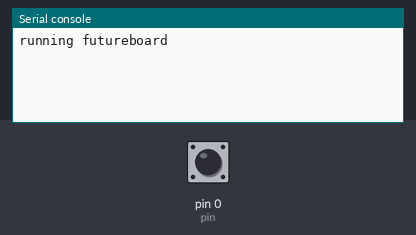
The program below on a simulated MicroPython board. Shown: the last lines printed to the serial console. Inputs (shaded band) come from the test bench; at power-on: pin 0 (pin) HIGH. Web requests get an empty 200 reply after 0.4 s.

Above: at 1.2 s.
1.3 s: pin 0 (pin) pulled LOW for 0.15 s
At 1.71 s:
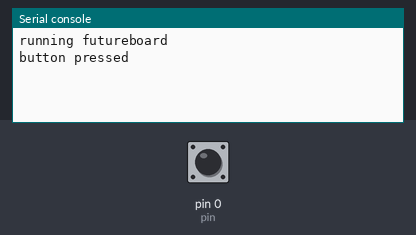
At 2.3 s:
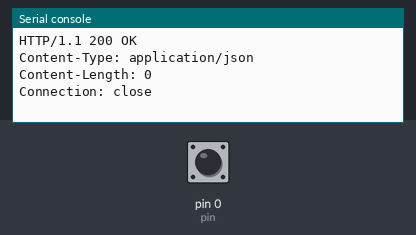

Measured:
- after the input at 1.3 s, the serial console: prints a new line after 0.16 s (image 1)

The program:

futureboard.py
```python
import socket
import machine
import time


def connect(ip, port):
	s = socket.socket()
	addr_info = socket.getaddrinfo(ip, port)
	addr = addr_info[0][-1]
	s.connect(addr)

	print('connected to', addr)
	return s

def sendMessage(msg):
	s.send(msg)
	print('sent')

print('running futureboard')

 # "labseven.space"
# s = connect("192.168.34.91", 80)

pin = machine.Pin(0, machine.Pin.IN, machine.Pin.PULL_UP)
lastPinVal = pin.value();

messageQueue = []

def http_get(url):
    _, _, host, path = url.split('/', 3)
    addr = socket.getaddrinfo(host, 80)[0][-1]
    s = socket.socket()
    s.connect(addr)
    s.send(bytes('GET /%s HTTP/1.0\r\nHost: %s\r\n\r\n' % (path, host), 'utf8'))
    while True:
        data = s.recv(100)
        if data:
            print(str(data, 'utf8'), end='')
        else:
            break
    s.close()

def http_post(url):
	_, _, host, path = url.split('/', 3)
	addr = socket.getaddrinfo(host, 80)[0][-1]
	s = socket.socket()
	s.connect(addr)
	s.send(bytes('POST /%s HTTP/1.0\r\nHost: %s\r\n\r\n' % (path, host), 'utf8'))
	while True:
		data = s.recv(100)
		if data:
			print(str(data, 'utf8'), end='')
		else:
			break
	s.close()


while True:
	if(pin.value() != lastPinVal):
		lastPinVal = pin.value()
		if(pin.value()):
			print('button pressed')
			messageQueue.append(1)


	if(len(messageQueue) > 0):
		# sendMessage(b'GET / HTTP/1.1\r\nHost: 192.168.34.91\r\n\r\n')

		http_post("http://192.168.34.91/upvote")
		messageQueue.pop()


	# data = s.recv(128)
	# if(data):
	# 	print(str(data, 'utf8'))

	# print(pin.value())
	time.sleep(.01)
```
